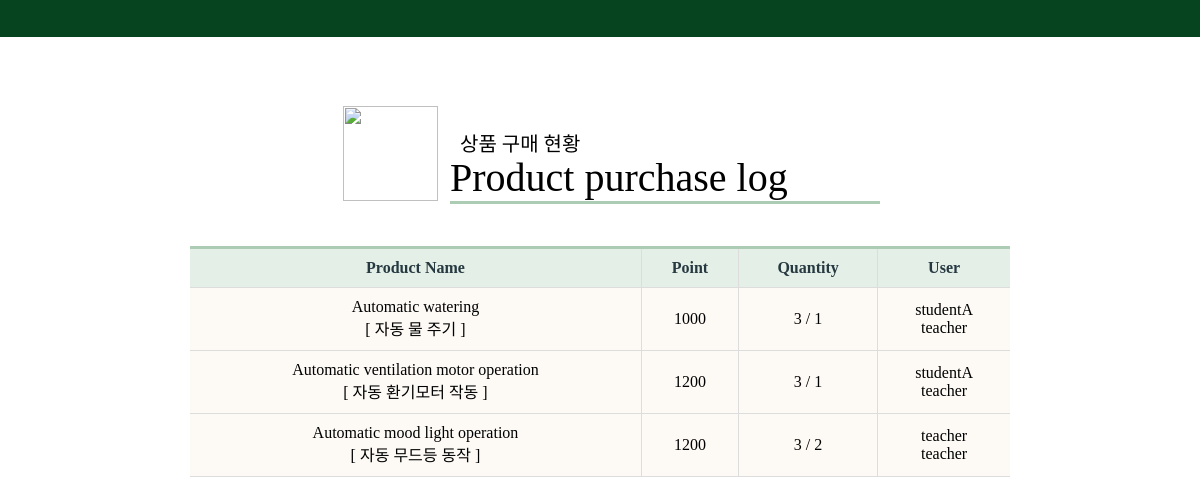
/check-purchase, run on an earlier commit of the app's database.
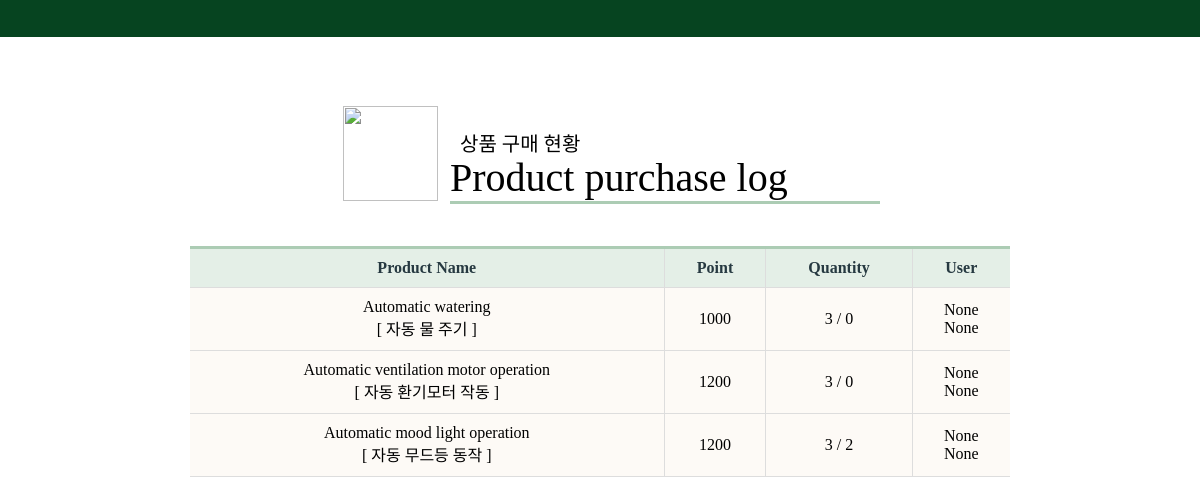
And on a later commit of the database.
### administrator/models.py (models this page shows, shortened)
class Item(models.Model):
    student = models.ForeignKey(Student, on_delete=models.CASCADE, null=True) #상품 소유자, 구매자
    name = models.CharField(max_length=20, null=False) #상품이름
    real_name =  models.CharField(max_length=100, null=False)
    price = models.IntegerField( null=False ) #필요포인트

class Student(models.Model):
    name = models.CharField(max_length=20, null=False)
    point =  models.IntegerField( null=True, blank=True)
    point_used = models.IntegerField(default=0, blank=True, null=True)

### administrator/views.py (the view)
# urls.py: path('check-purchase', views.CheckPurchaseView.as_view(), name='check_purchase'),
class CheckPurchaseView(ListView):
    template_name = 'administrator/purchase/check_view.html'
    model = Item
    def get(self, request, *args, **kwargs):
        self.object_list = self.get_queryset()
        context = self.get_context_data()
        for item in ['item1','item2','item3']:
            if Item.objects.filter(name = item):
                context[item] = Item.objects.filter(name= item)
                context['{}_price'.format(item)] = context[item][0].price
                context['{}_count'.format(item)] = context[item].filter(student__name ='teacher').count()
                print( context['{}_count'.format(item)])
            else:
                context[item] = Item.objects.filter(name='{}_save'.format(item))
                context['{}_price'.format(item)] = context[item][0].price
                context['{}_count'.format(item)] = 0
        return self.render_to_response(context)

### administrator/templates/administrator/purchase/check_view.html (shortened to what this page needs)
{% extends 'administrator/observation/student.html' %}
{% load static %}
{% block title %}
    <link rel="stylesheet" href="{% static 'All.css' %}" />
{% endblock title %}
{% block subject %}
<h3>상품 구매 현황</h3>
<h1>Product purchase log</h1>
{% endblock subject %}
{% block top %}
    <img id="topImg" src="{%static 'purchase/basket.png' %}"/>
{% endblock top %}
{% block table %}
    <th>Product Name</th>
    <th>Point</th>
    <th>Quantity</th>
    <th>User</th>
{% endblock table %}
{% block data %}
<tr>
    <td>Automatic watering<br>[ 자동 물 주기 ]</td>
    <td>{{item1_price}}</td>
    <td>3 / {{item1_count}}</td>
    <td>
        {% for object in item1 %}
        {% if not item1_count %}
            <li>None</li>
        {% else %}
            <li>{{ object.student.name }}</li>
        {% endif %}
        {% endfor %}
    </td>
</tr>
<tr>
    <td>Automatic ventilation motor operation<br>[ 자동 환기모터 작동 ]</td>
    <td>{{item2_price}}</td>
    <td>3 / {{item2_count}}</td>
    <td>
        {% for object in item2 %}
        {% if not item2_count %}
        <li>None</li>
        {% else %}
            <li>{{ object.student.name }}</li>
        {% endif %}
        {% endfor %}
    </td>
</tr>
<tr>
    <td>Automatic mood light operation<br>[ 자동 무드등 동작 ]</td>
    <td>{{item3_price}}</td>
    <td>3 / {{item3_count}}</td>
    <td>
        {% for object in item3 %}
        {% if not item2_count %}
        <li>None</li>
        {% else %}
            <li>{{ object.student.name }}</li>
        {% endif %}
        {% endfor %}
    </td>
</tr>
{% endblock data %}

What changed in the data, as far as the page shows it:
shown differently, row unchanged: Item (number 1 of 6 on the later page): student.name "studentA" → (not shown); now shows "None"
changed Item (number 2 of 6 on the later page): student.name "teacher" → (not shown); now shows "None"
shown differently, row unchanged: Item (number 3 of 6 on the later page): student.name "studentA" → (not shown); now shows "None"
changed Item (number 4 of 6 on the later page): student.name "teacher" → (not shown); now shows "None"
shown differently, row unchanged: Item (number 5 of 6 on the later page): student.name "teacher" → (not shown); now shows "None"
shown differently, row unchanged: Item (number 6 of 6 on the later page): student.name "teacher" → (not shown); now shows "None"
Also different on the page:
{{ item1_count }}: "1" → "0"
{{ item2_count }}: "1" → "0"
